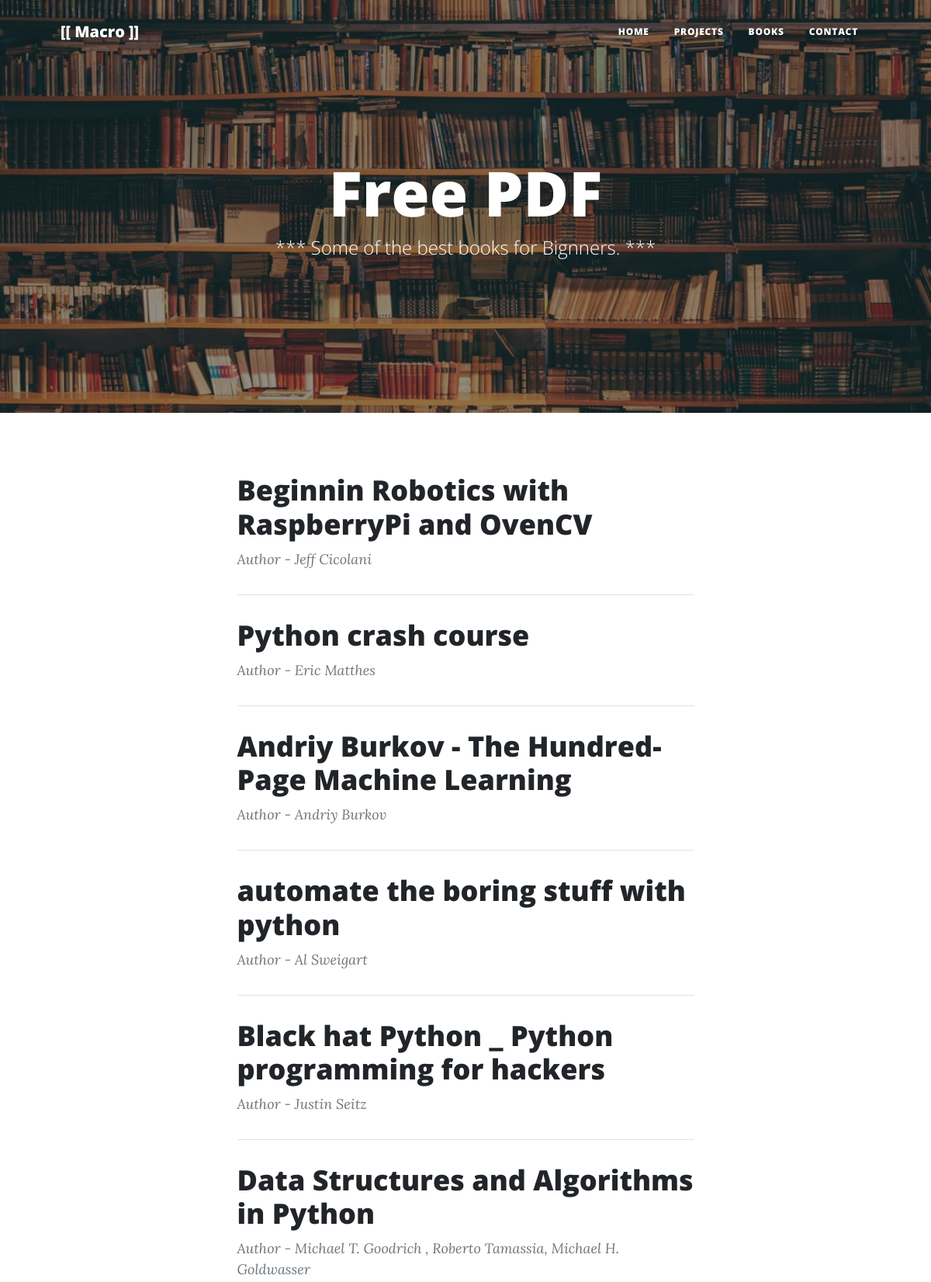
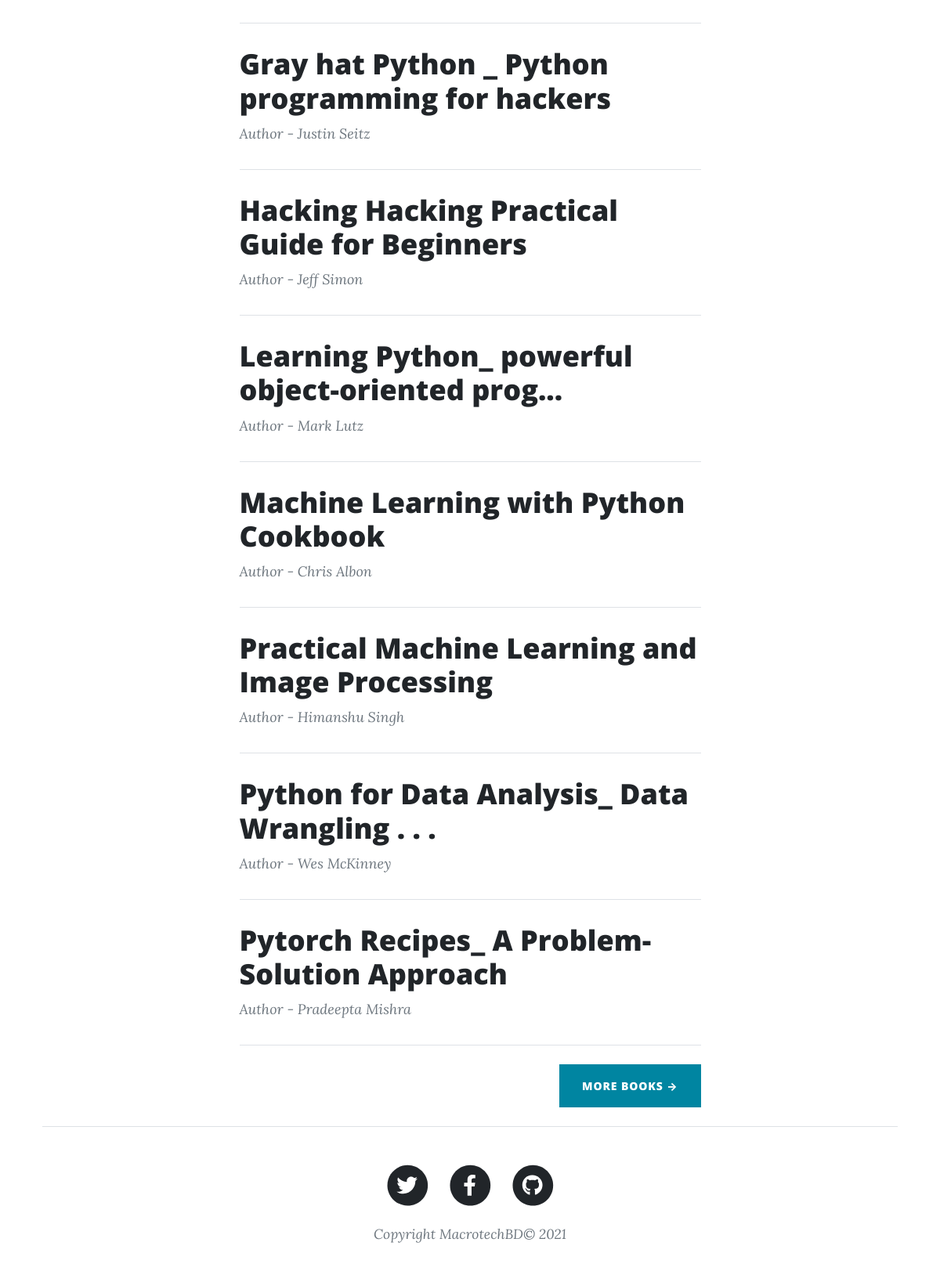
The page /books/ on the database its author committed (2 pictures, top to bottom).
### clean_blogs/models.py (models this page shows, shortened)
class FilesUpload(models.Model):
    name = models.CharField((""), max_length=50)
    author = models.CharField((""), max_length=100)
    file = models.FileField((""), upload_to='media/store/pdfs', max_length=150)
    @property
    def file_url(self):
        if self.file and hasattr(self.file, 'url'):
            return self.file.url

### clean_blogs/views.py (the view)
# urls.py: path('books/', views.books, name='books'),
def books(request):
    obj = FilesUpload.objects.all()
    context = {
        'object': obj,
    }
    return render(request, 'books.html', context)

### clean_blogs/context_processors.py (called while the page is built)
def contact_urls(request):
    objs = SocialUrl.objects.all()
    url_dict = {}
    for id in range(len(objs)):
        url_dict[f'{objs[id].name}'] = objs[id].url
    return url_dict

### templates/books.html (shortened to what this page needs)
{% extends 'base.html' %}
{% block body %}
{% load static %}
<header class="masthead" style="background-image: url('{% static 'assets/img/books.jfif' %}')">
    <div class="container position-relative px-4 px-lg-5">
        <div class="row gx-4 gx-lg-5 justify-content-center">
            <div class="col-md-10 col-lg-8 col-xl-7">
                <div class="page-heading">
                    <h1>Free PDF</h1>
                    <span class="subheading">*** Some of the best books for Bignners. ***</span>
                </div>
            </div>
        </div>
    </div>
</header>
<div class="container px-4 px-lg-5">
            <div class="row gx-4 gx-lg-5 justify-content-center">
                <div class="col-md-10 col-lg-8 col-xl-7">
                    {% if object != None %}
                        {% for obj in object %}
                            <div class="post-preview">
                                <a href="{{ obj.file_url }}">
                                    <h2 class="post-title">{{ obj.name }}</h2>
                                </a>
                                <p class="post-meta"> Author - {{ obj.author }}</p>
                            </div>
                            <hr class="my-4" />
                        {% endfor %}
                    {% endif %}
<div class="d-flex justify-content-end mb-4"><a class="btn btn-primary text-uppercase" href="https://www.pdfdrive.com/">More Books →</a></div>
</div>
{% endblock body %}

### rows shown on the page
FilesUpload: name "Beginnin Robotics with RaspberryPi and OvenCV", author "Jeff Cicolani"
FilesUpload: name "Python crash course", author "Eric Matthes"
FilesUpload: name "Andriy Burkov - The Hundred-Page Machine Learning", author "Andriy Burkov"
FilesUpload: name "automate the boring stuff with python", author "Al Sweigart"
FilesUpload: name "Black hat Python _ Python programming for hackers", author "Justin Seitz"
FilesUpload: name "Data Structures and Algorithms in Python", author "Michael T. Goodrich , Roberto Tamassia, Michael H. Goldwasser"
FilesUpload: name "Gray hat Python _ Python programming for hackers", author "Justin Seitz"
FilesUpload: name "Hacking Hacking Practical Guide for Beginners", author "Jeff Simon"
FilesUpload: name "Learning Python_ powerful object-oriented prog...", author "Mark Lutz"
FilesUpload: name "Machine Learning with Python Cookbook", author "Chris Albon"
FilesUpload: name "Practical Machine Learning and Image Processing", author "Himanshu Singh"
FilesUpload: name "Python for Data Analysis_ Data Wrangling . . .", author "Wes McKinney"
FilesUpload: name "Pytorch Recipes_ A Problem-Solution Approach", author "Pradeepta Mishra"
